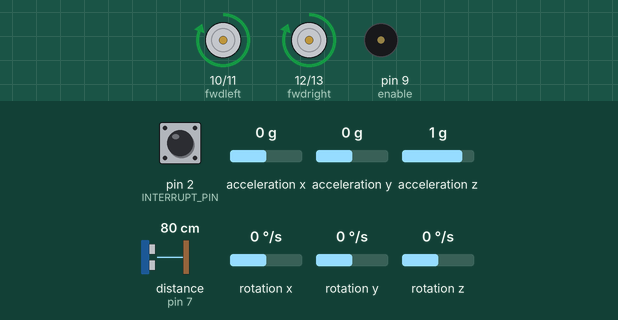
A sketch run on a simulated Arduino Uno, built with avr-gcc and run on an emulated ATmega328P. Parts: motor-driver pin pairs drawn as motors (green arrow = first pin HIGH = forward, orange = second pin HIGH = backward, longer = more drive), buzzer (waves = sounding). Wiring (inferred from the names in the program): ultrasonic range finder: trigger pin 6; echo pin 7. Inputs (shaded band) come from the test bench; at power-on: distance to the obstacle (sensor on pin 7) 80 cm, rotation z 0 °/s, pin 2 (INTERRUPT_PIN) LOW, acceleration x 0 g, acceleration y 0 g, acceleration z 1 g, rotation x 0 °/s, rotation y 0 °/s. The echo pulse lasts 58.3 µs per cm; the sensor or clock chip raises its interrupt line as the real part does; what the sketch prints to the serial monitor is not drawn.

Above: at 1.7 s.
1.8 s: distance to the obstacle (sensor on pin 7) set to 17 cm
3.3 s: distance to the obstacle (sensor on pin 7) set to 13 cm
At 3.9 s:
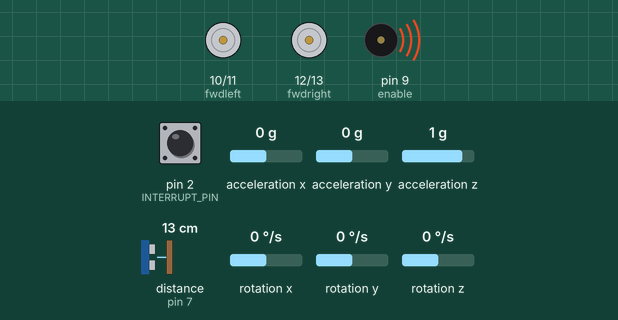
6.3 s: distance to the obstacle (sensor on pin 7) set to 18 cm
At 7.7 s:
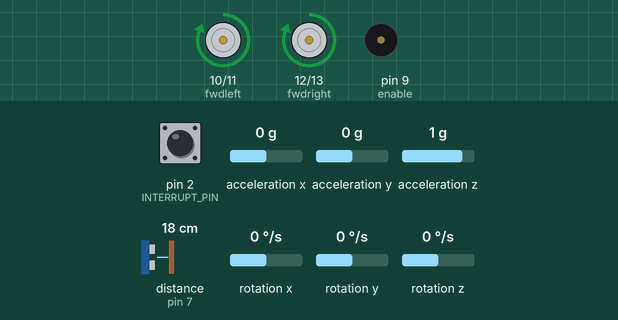
9.3 s: rotation z set to -3 °/s
At 11.3 s:
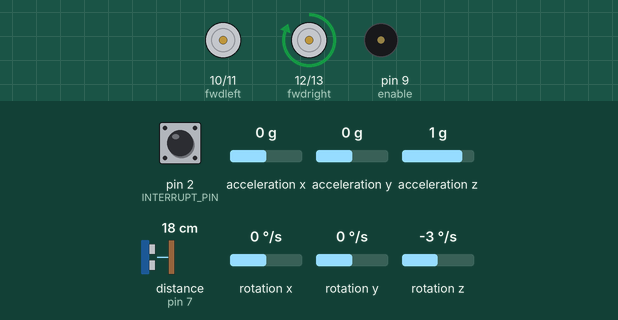
11.8 s: rotation z set to -55 °/s
14.8 s: rotation z set to -63 °/s
At 15.6 s:
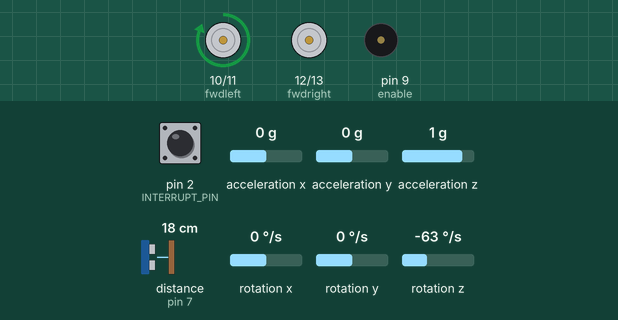
Timing chart, 0 to 17.4 s (numbered marks = the images above; inputs shaded):
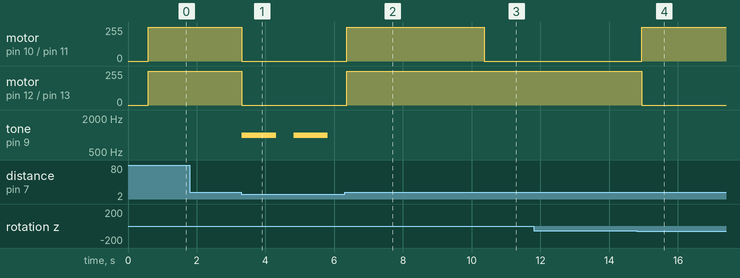

Measured:
- the behaviour switches between 16 and 15 cm on distance to the obstacle (sensor on pin 7) (found by bisection; images 0 and 1)
- the behaviour switches between -1 and -2 °/s on rotation z (found by bisection; images 2 and 3)
- the behaviour switches between -58 and -59 °/s on rotation z (found by bisection; images 3 and 4)
- after the input at 1.8 s, every drawn part: stays the same
- after the input at 3.3 s, motor on pin 10 (fwdleft) / pin 11 (revleft), motor on pin 12 (fwdright) / pin 13 (revright): forward 255/255 → stopped at once; tone on pin 9 (enable): alternates 1000 Hz for 1.0 s and silent for 0.50 s, starting at once
- after the input at 6.3 s, motor on pin 10 (fwdleft) / pin 11 (revleft), motor on pin 12 (fwdright) / pin 13 (revright): stopped → forward 255/255 after 0.07 s; tone on pin 9 (enable): stops changing and stays silent
- after the input at 9.3 s, motor on pin 10 (fwdleft) / pin 11 (revleft): forward 255/255 → stopped after 1.1 s instead of 2.1 s; motor on pin 12 (fwdright) / pin 13 (revright): stays forward 255/255 (without the input it goes to stopped after 2.1 s)
- after the input at 11.8 s, every drawn part: stays the same

The sketch:

final_one.ino
```cpp
#include "I2Cdev.h"
#include "MPU6050_6Axis_MotionApps20.h"
#include "MPU6050.h" // not necessary if using MotionApps include file
#if I2CDEV_IMPLEMENTATION == I2CDEV_ARDUINO_WIRE
    #include "Wire.h"
#endif
MPU6050 mpu;
#define OUTPUT_READABLE_YAWPITCHROLL
#define INTERRUPT_PIN 2  // use pin 2 on Arduino Uno & most boards
#define trigpin 6 // Ultersonic sensor
#define echopin 7
int distance;
#define revleft 11 // motor driver
#define fwdleft 10
#define fwdright 12
#define revright 13
#define enable 9
// buffer
#define buzzer 9
int value;
int point_A = 1;
int point_B = 0;
int point_C = 0;
bool reached_destination = false;
// angles
int Point_A_angle = 0;
int Point_B_angle = 90;
int Point_B_to_Start_angle = -135;
// delays
int point_A_delay = 400;
int point_A_to_B_delay = 200;
int point_b_to_start_delay = 200;

// MPU control/status vars
bool dmpReady = false;  // set true if DMP init was successful
uint8_t mpuIntStatus;   // holds actual interrupt status byte from MPU
uint8_t devStatus;      // return status after each device operation (0 = success, !0 = error)
uint16_t packetSize;    // expected DMP packet size (default is 42 bytes)
uint16_t fifoCount;     // count of all bytes currently in FIFO
uint8_t fifoBuffer[64]; // FIFO storage buffer
// orientation/motion vars
Quaternion q;           // [w, x, y, z]         quaternion container
VectorInt16 aa;         // [x, y, z]            accel sensor measurements
VectorInt16 aaReal;     // [x, y, z]            gravity-free accel sensor measurements
VectorInt16 aaWorld;    // [x, y, z]            world-frame accel sensor measurements
VectorFloat gravity;    // [x, y, z]            gravity vector
float ypr[3];           // [yaw, pitch, roll]   yaw/pitch/roll container and gravity vector

// packet structure for InvenSense teapot demo
uint8_t teapotPacket[14] = { '$', 0x02, 0,0, 0,0, 0,0, 0,0, 0x00, 0x00, '\r', '\n' };
// ===               INTERRUPT DETECTION ROUTINE                ===
// ================================================================

volatile bool mpuInterrupt = false;     // indicates whether MPU interrupt pin has gone high
void dmpDataReady() {
    mpuInterrupt = true;
}
// ===                      INITIAL SETUP                       ===
// ================================================================
void setup() {
    // join I2C bus (I2Cdev library doesn't do this automatically)
    #if I2CDEV_IMPLEMENTATION == I2CDEV_ARDUINO_WIRE
        Wire.begin();
        Wire.setClock(400000); // 400kHz I2C clock. Comment this line if having compilation difficulties
    #elif I2CDEV_IMPLEMENTATION == I2CDEV_BUILTIN_FASTWIRE
        Fastwire::setup(400, true);
    #endif
    Serial.begin(115200);
    while (!Serial); // wait for Leonardo enumeration, others continue immediately
    // initialize device
    Serial.println(F("Initializing I2C devices..."));
    mpu.initialize();
    pinMode(INTERRUPT_PIN, INPUT);
    // verify connection
    Serial.println(F("Testing device connections..."));
    Serial.println(mpu.testConnection() ? F("MPU6050 connection successful") : F("MPU6050 connection failed"));
    // load and configure the DMP
    Serial.println(F("Initializing DMP..."));
    devStatus = mpu.dmpInitialize();
    // supply your own gyro offsets here, scaled for min sensitivity
    mpu.setXGyroOffset(220);
    mpu.setYGyroOffset(76);
    mpu.setZGyroOffset(-85);
    mpu.setZAccelOffset(1788); // 1688 factory default for my test chip
    // make sure it worked (returns 0 if so)
    if (devStatus == 0) {
        // Calibration Time: generate offsets and calibrate our MPU6050
        mpu.CalibrateAccel(6);
        mpu.CalibrateGyro(6);
        mpu.PrintActiveOffsets();
        // turn on the DMP, now that it's ready
        Serial.println(F("Enabling DMP..."));
        mpu.setDMPEnabled(true);
        // enable Arduino interrupt detection
        Serial.print(F("Enabling interrupt detection (Arduino external interrupt "));
        Serial.print(digitalPinToInterrupt(INTERRUPT_PIN));
        Serial.println(F(")..."));
        attachInterrupt(digitalPinToInterrupt(INTERRUPT_PIN), dmpDataReady, RISING);
        mpuIntStatus = mpu.getIntStatus();
        // set our DMP Ready flag so the main loop() function knows it's okay to use it
        Serial.println(F("DMP ready! Waiting for first interrupt..."));
        dmpReady = true;
        // get expected DMP packet size for later comparison
        packetSize = mpu.dmpGetFIFOPacketSize();
    } else {
        Serial.print(F("DMP Initialization failed (code "));
        Serial.print(devStatus);
        Serial.println(F(")"));
    }
  pinMode(enable,OUTPUT);  // Set Motor Pins As O/P and speed control enable
  pinMode(revleft, OUTPUT);
  pinMode(fwdleft, OUTPUT);
  pinMode(revright, OUTPUT);
  pinMode(fwdright, OUTPUT);
  pinMode(trigpin, OUTPUT); // Set Trig Pin As O/P To Transmit Waves
  pinMode(echopin, INPUT);
  pinMode(buzzer, OUTPUT); //buzzer
}
// ===                    MAIN PROGRAM LOOP                     ===
// ================================================================
void loop() {
     //if success, don't try to do anything
     if(obstacle()) {
        stop_Robot();
        buzzer_sound();
        delay(5000);
     }else if(!obstacle()) {
        if(reached_destination) {
          stop_Robot();
        }else if(point_A) {
            move_towards_destination(Point_A_angle,0,point_A_delay,0);   // parameters target angle, to move another destination true or false, allocate time takes in straight line movement
            delay(3000);
        }else if(point_B) {
            move_towards_destination(Point_B_angle,1,point_A_to_B_delay,0);
            delay(3000);
        }else if(point_C) {
            move_towards_destination(Point_B_to_Start_angle,2,point_b_to_start_delay,0);
        }
     }

}

//GryoScope
int present_robot_angle() {
  if (mpu.dmpGetCurrentFIFOPacket(fifoBuffer)) {
      // Get the Latest packet
      mpu.dmpGetQuaternion(&q, fifoBuffer);
      mpu.dmpGetGravity(&gravity, &q);
      mpu.dmpGetYawPitchRoll(ypr, &q, &gravity);
      value = ypr[0]*180/M_PI;
    }
    return value;
}

//Robot movement to destination points
void move_towards_destination(int angle_of_destination,int next_point,int time_for_forward,int done) {
//   with maintaining the angle of velhicle need to move to the destination
  int i = 0;
  while(!done) {
    if(i<time_for_forward) {
      while(i<time_for_forward) {
        if(obstacle()) {
          stop_Robot();
          buzzer_sound();
          break;
        }
        if(!(present_robot_angle()<=(angle_of_destination+2) && present_robot_angle()>=(angle_of_destination-2))) {
          while (!(present_robot_angle()<=(angle_of_destination+2) && present_robot_angle()>=(angle_of_destination-2))) {
          if(obstacle()) {
            stop_Robot();
            buzzer_sound();
            break;
          }
            if(present_robot_angle()<angle_of_destination-2) {
              move_right();
            } else if(present_robot_angle()>angle_of_destination+2) {
                move_left();
            }
          }
        } else if((present_robot_angle()<=(angle_of_destination+2) && present_robot_angle()>=(angle_of_destination-2))) {
              while(i<time_for_forward) {
                  if(((!(present_robot_angle()<=(angle_of_destination+2) && present_robot_angle()>=(angle_of_destination-2) )) or (obstacle()) ) ) {
                    break;
                  }
                  move_forward();
                  i=i+1;
              };
          }
      }
    }else {
      stop_Robot();
      if(!next_point) {
          point_A = 0;
          point_B = 1;
          point_C = 0;
          stop_Robot();
          reached_destination= false;
          stop_Robot();
          done = 1;
      }
      else if(next_point == 1){
          point_A = 0;
          point_B = 0;
          point_C = 1;
          stop_Robot();
          reached_destination = false;
          stop_Robot();
          done = 1;
      }else if(next_point == 2) {
          point_A = 0;
          point_B = 0;
          point_C = 0;
          stop_Robot();
          reached_destination = true;
          done = 1;
      }
    }
  }
}


int obstacle(){
  //write ultersonic-sensor code
  digitalWrite(trigpin, HIGH);
  delayMicroseconds(10);
  digitalWrite(trigpin, LOW);
  float duration = pulseIn(echopin, HIGH);
  distance= duration*0.034/2;
  if(distance<15) {
    return 1;
  }return 0;
}

void buzzer_sound() {
  tone(buzzer, 1000); // Send 1KHz sound signal...
  delay(1000);        // ...for 1 sec
  noTone(buzzer);     // Stop sound...
  delay(500);        // ...for 1sec
}

void move_forward(){
    digitalWrite(fwdright, HIGH);
    digitalWrite(revright, LOW);
    digitalWrite(fwdleft, HIGH);
    digitalWrite(revleft, LOW);
    analogWrite(enable,170);
}

void stop_Robot(){
    digitalWrite(fwdright, LOW);
    digitalWrite(revright, LOW);
    digitalWrite(fwdleft, LOW);
    digitalWrite(revleft, LOW);
}

void move_left(){
    digitalWrite(fwdright, HIGH);
    digitalWrite(revright, LOW);
    digitalWrite(fwdleft, LOW);
    digitalWrite(revleft, LOW);
    analogWrite(enable,170);
}

void move_right(){
    digitalWrite(fwdright, LOW);
    digitalWrite(revright, LOW);
    digitalWrite(fwdleft, HIGH);
    digitalWrite(revleft, LOW);
    analogWrite(enable,170);
}
```
